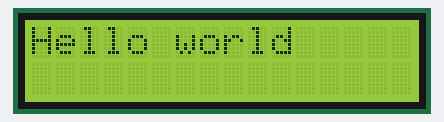
This sketch was run on a simulated Arduino Uno, built with avr-gcc and run on an emulated ATmega328P. Parts: 16×2 character LCD.

Above: at 1.1 s.
At 2.57 s:
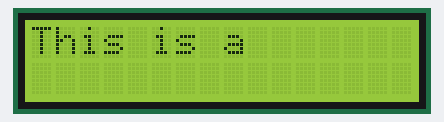
At 3.9 s:
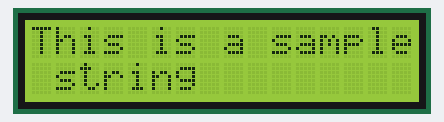
At 5.9 s:
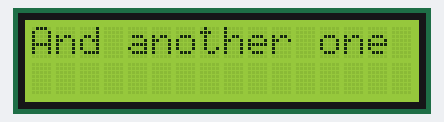
At 9.4 s:
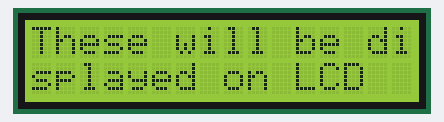
At 13.0 s:
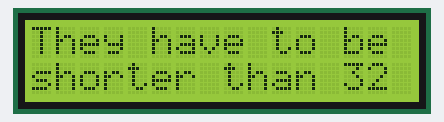

The sketch:

arduinoLCD.ino
```cpp
// (licence header left out)
#include <LiquidCrystal.h>
#include <Keypad.h>
#include <Servo.h>

/* Display */
LiquidCrystal lcd(12, 11, 10, 9, 8, 7);

char* stringsToDisplay[] =
{
 //********************************  <- this is the max length
  "Hello world",
  "This is a sample string",
  "And another one",
  "These will be displayed on LCD",
  "They have to be shorter than 32"
};
const int numStrings = sizeof(stringsToDisplay) / sizeof(stringsToDisplay[0]);

void show() {
  int idx = 0;
  int line = 0;
  while(true)
  {
    lcd.clear();
    lcd.setCursor(0, 0);
    String message = stringsToDisplay[idx];

    for (byte i = 0; i < message.length(); i++) {
      lcd.print(message[i]);
      if(i > 0 && i%15==0)
      {
        lcd.setCursor(0, 1);
      }
      delay(100);
    }

    idx++;
    if(idx>numStrings-1) idx=0;

    delay(500);
  }
}

void setup() {
  Serial.begin(115200);
  lcd.begin(16, 2);
  lcd.clear();
}

void loop() {
  show();
}
```

Measured:
- by itself, everything shown: repeats every 13.5 s, in 92 steps
- what the display in image 0 shows lasts 0.6 s, from 1.1 s to 1.7 s
